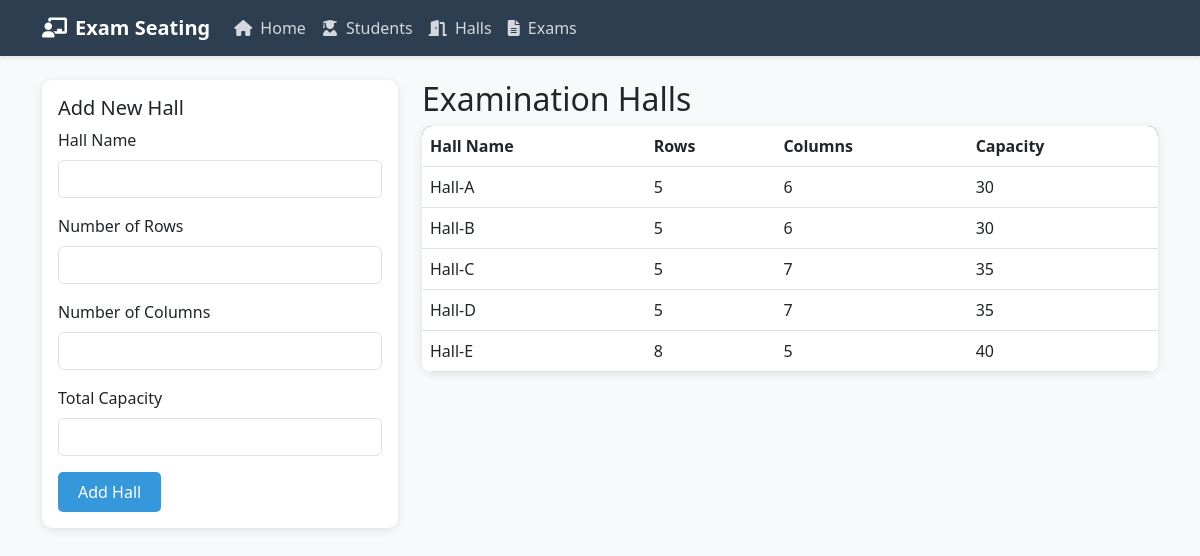
The app's page /halls with its own data.
### app.py (models this page shows)
class Hall(db.Model):
    id = db.Column(db.Integer, primary_key=True)
    name = db.Column(db.String(50), unique=True, nullable=False)
    capacity = db.Column(db.Integer, nullable=False)
    rows = db.Column(db.Integer, nullable=False)
    columns = db.Column(db.Integer, nullable=False)
    seating_arrangements = db.relationship('SeatingArrangement', backref='hall', lazy=True)

### app.py (the view, shortened to what this page needs)
@app.route('/halls', methods=['GET', 'POST'])
def manage_halls():
    halls = Hall.query.all()
    return render_template('halls.html', halls=halls)

### templates/halls.html
{% extends "base.html" %}
{% block content %}
<div class="row">
    <div class="col-md-4">
        <div class="card">
            <div class="card-body">
                <h5 class="card-title">Add New Hall</h5>
                <form method="POST">
                    <div class="mb-3">
                        <label for="name" class="form-label">Hall Name</label>
                        <input type="text" class="form-control" id="name" name="name" required>
                    </div>
                    <div class="mb-3">
                        <label for="rows" class="form-label">Number of Rows</label>
                        <input type="number" class="form-control" id="rows" name="rows" required min="1">
                    </div>
                    <div class="mb-3">
                        <label for="columns" class="form-label">Number of Columns</label>
                        <input type="number" class="form-control" id="columns" name="columns" required min="1">
                    </div>
                    <div class="mb-3">
                        <label for="capacity" class="form-label">Total Capacity</label>
                        <input type="number" class="form-control" id="capacity" name="capacity" required min="1">
                    </div>
                    <button type="submit" class="btn btn-primary">Add Hall</button>
                </form>
            </div>
        </div>
    </div>
    <div class="col-md-8">
        <h2>Examination Halls</h2>
        <table class="table">
            <thead>
                <tr>
                    <th>Hall Name</th>
                    <th>Rows</th>
                    <th>Columns</th>
                    <th>Capacity</th>
                </tr>
            </thead>
            <tbody>
                {% for hall in halls %}
                <tr>
                    <td>{{ hall.name }}</td>
                    <td>{{ hall.rows }}</td>
                    <td>{{ hall.columns }}</td>
                    <td>{{ hall.capacity }}</td>
                </tr>
                {% endfor %}
            </tbody>
        </table>
    </div>
</div>
{% endblock %}

### templates/base.html (style rules this page uses)
:root { --primary-color: #2c3e50; --secondary-color: #3498db; }
body { background-color: #f8f9fa; }
.card { border: none; border-radius: 10px; box-shadow: 0 2px 10px rgba(0,0,0,0.1); transition: transform 0.2s; }
.btn-primary { background-color: var(--secondary-color); border: none; padding: 8px 20px; border-radius: 5px; }
.table { background: white; border-radius: 10px; overflow: hidden; box-shadow: 0 2px 10px rgba(0,0,0,0.1); }
.table thead { background-color: var(--primary-color); color: white; }

### records on screen
Hall: name "Hall-A", rows "5", columns "6", capacity "30"
Hall: name "Hall-B", rows "5", columns "6", capacity "30"
Hall: name "Hall-C", rows "5", columns "7", capacity "35"
Hall: name "Hall-D", rows "5", columns "7", capacity "35"
Hall: name "Hall-E", rows "8", columns "5", capacity "40"
